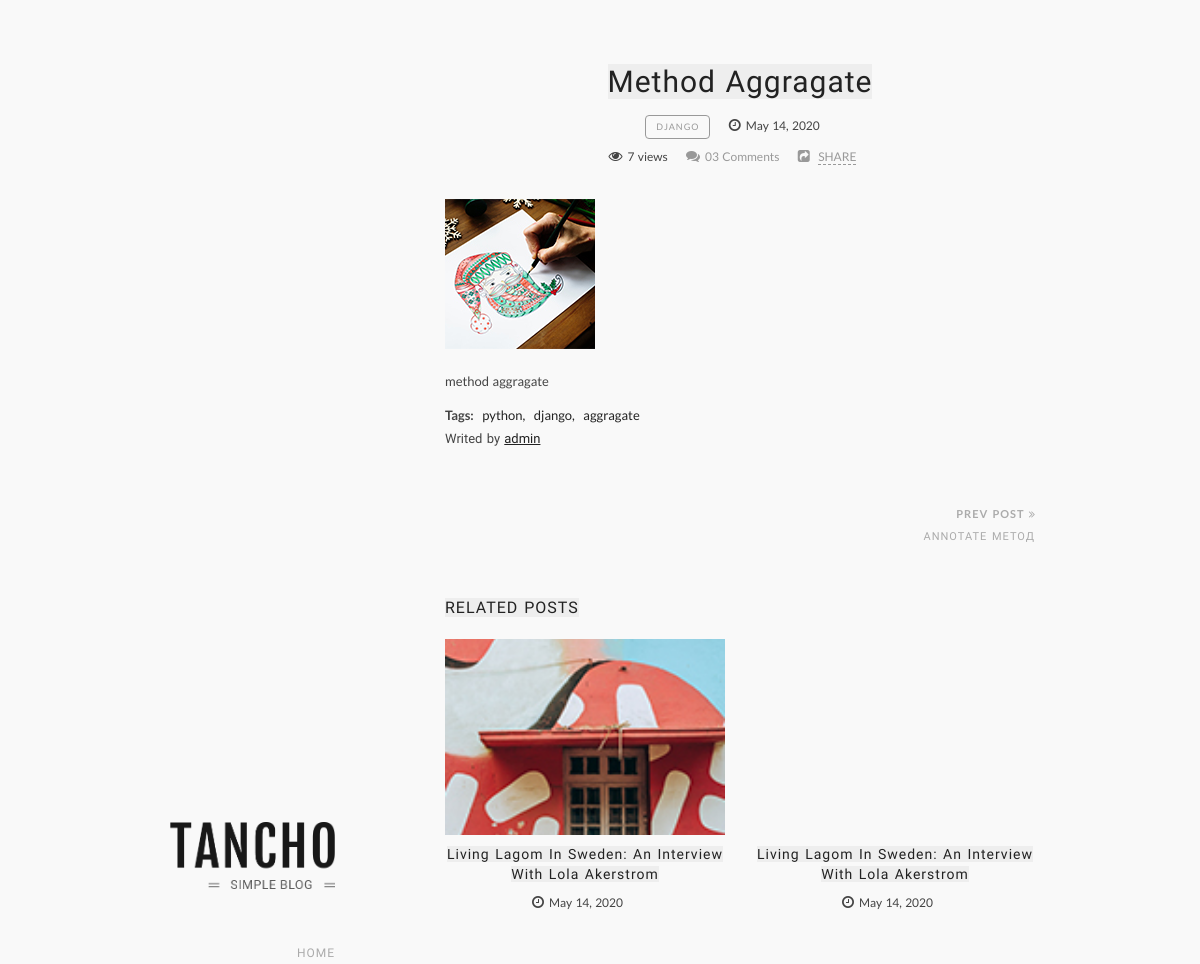
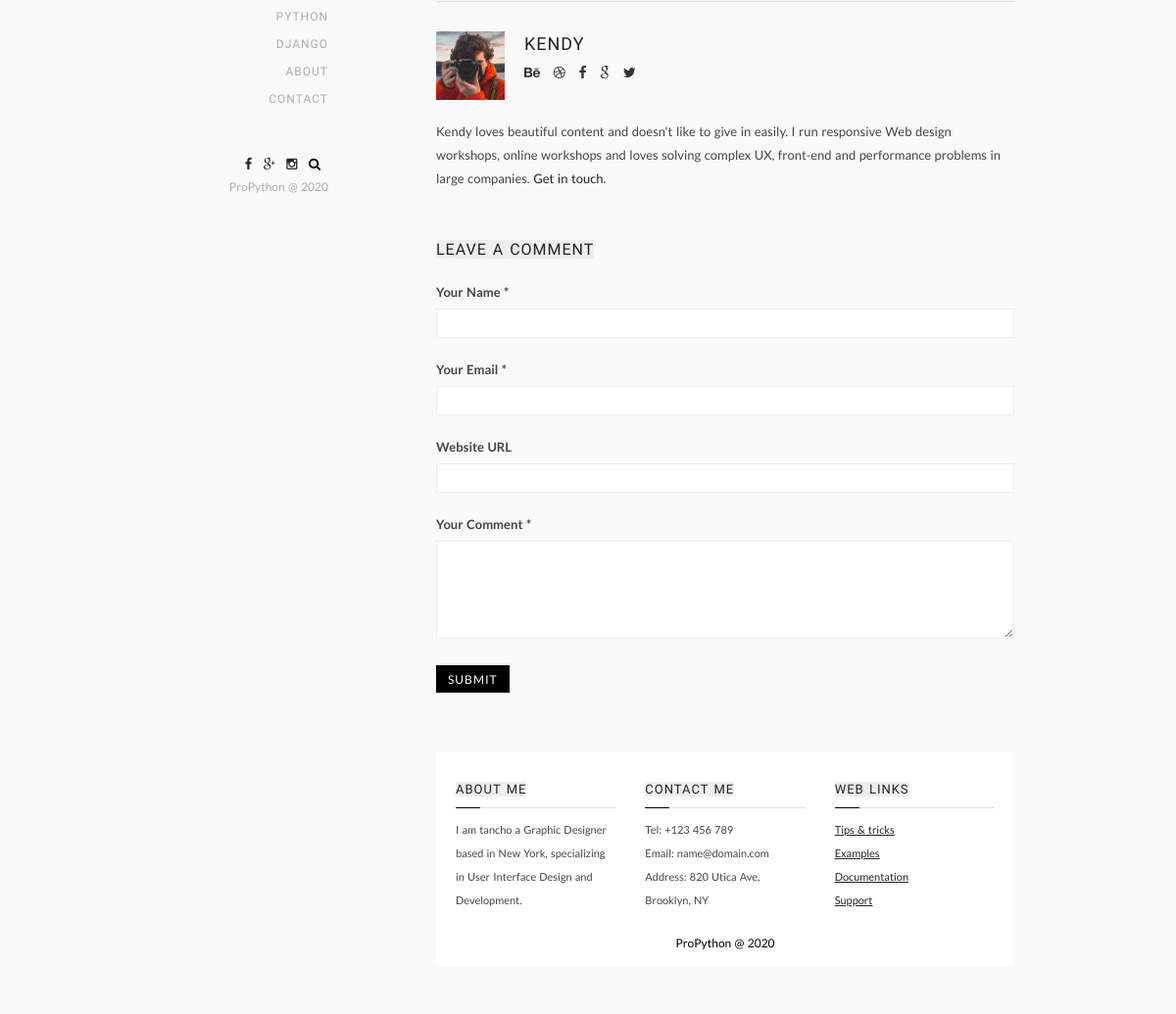
Screenshot of /posts/django/method-aggragate/ with the database file from the repository (2 pictures, top to bottom).
### posts/db/models.py (models this page shows, shortened)
class Post(models.Model):
    title = models.CharField(max_length=255)
    slug = models.SlugField(unique=True)
    author = models.ForeignKey(User, on_delete=models.CASCADE)
    category = models.ForeignKey(Category, on_delete=models.CASCADE)
    image = models.ImageField(default="default.jpg")
    content = models.TextField()
    views = models.IntegerField(default=0)
    updated = models.DateTimeField(auto_now=True)
    created = models.DateTimeField(auto_now_add=True)
    objects = PostManager()
    def get_absolute_url(self):
        return reverse("post-detail", kwargs={"slug": self.slug, "cat_slug": self.category.slug})
    @property
    def previous_post(self):
        previous = self.get_previous_by_created()
        if previous:
            return previous
        return None
    @property
    def next_post(self):
        next_p = self.get_next_by_created()
        if next_p:
            return next_p
        return None
    @property
    def comments(self):
        return self.comment_set.active_comments(post=self)
    @property
    def tags(self):
        return self.tag_set.all()

class Category(models.Model):
    title = models.CharField(max_length=255)
    slug = models.SlugField(unique=True)

### tags/db/models.py (models this page shows, shortened)
class Tag(models.Model):
    title = models.CharField(max_length=50, unique=True)
    slug = models.SlugField(unique=True)
    created = models.DateTimeField(auto_now_add=True)
    posts = models.ManyToManyField(Post)

### posts/views.py (the view, shortened to what this page needs)
# urls.py: path("posts/<str:cat_slug>/<str:slug>/", PostDetailView.as_view(), name="post-detail"),
class PostDetailView(ObjectViewMixin, FormMixin, DetailView):
    model = Post
    template_name = 'posts/post_detail.html'
    form_class = CommentForm
    def get_context_data(self, **kwargs):
        context = super().get_context_data(**kwargs)
        context['related_posts'] = Post.objects.related_posts(post_id=self.object.id, category=self.object.category)
        return context

### comments/forms.py
class CommentForm(forms.ModelForm):
    username = forms.CharField(
        label='Your Name *',
        widget = forms.TextInput(attrs={
        'type': 'text',
        'name': 'username'
        }))
    email = forms.EmailField(
        label='Your Email *',
        widget = forms.TextInput(attrs={
        'type': 'email',
        'name': 'email'
        }))
    site_url = forms.URLField(
        label='Website URL',
        required=False,
        widget = forms.TextInput(attrs={
        'id': 'url',
        'type': 'url',
        'name': 'url'
        }),
    )
    content = forms.CharField(
        label='Your Comment *',
        widget=forms.Textarea(attrs={
            'name': 'comment',
        })
    )
    class Meta:
        model = Comment
        fields = ['username', 'email', 'site_url', 'content',]

### comments/db/managers.py (called while the page is built)
    def active(self):
        return self.filter(is_active=True)

    def active_comments(self, post):
        return self.filter(post=post, is_active=True, parent=None)

    def get_queryset(self, *args, **kwargs):
        return CommentQuerySet(self.model, using=self._db)

    def all(self):
        return self.get_queryset().active()

    def active_comments(self, post):
        return self.get_queryset().active_comments(post)

### posts/db/managers.py (called while the page is built)
    def related_posts(self, post_id, category):
        posts = self.exclude(id=post_id).filter(category=category).order_by('?')
        if posts.count() >= 2:
            return posts[:2]
        return posts

    def get_queryset(self, *args, **kwargs):
        return PostQuerySet(self.model, using=self._db)

    def related_posts(self, post_id, category):
        return self.get_queryset().related_posts(post_id, category)

### posts/mixins.py (called while the page is built)
    def dispatch(self, request, *args, **kwargs):
        try:
            instance = self.get_object()
        except self.model.DoesNotExist:
            instance = None
        if instance is not None:
            views_signal.send(sender=instance.__class__, instance=instance, request=request)
        return super(ObjectViewMixin, self).dispatch(request, *args, **kwargs)

### templates/posts/post_detail.html (shortened to what this page needs)
{% extends 'base.html' %}
{% load static %}
{% block content %}
<div class="posts-inner">
    <article class="post">
        <div class="post-header">
            <h2 class="title"><span>{{ object.title }}</span></h2>
            <div class="post-details">
                <div class="post-cat">
                    <a href="{% url 'category' cat_slug=object.category.slug %}">{{ object.category.title }}</a>
                </div>
                <span class="post-date"><span>{{ object.created|date:'F d, Y' }}</span></span>
                <div class="post-details-child">
                    <span class="post-views">{{ object.views }} views</span>
                    <a href="#comments" class="post-comments">03 Comments</a>
                    <div class="post-share-icon">
                        <span>SHARE</span>
                    </div>
                </div>
            </div>
        </div>
        <div class="post-media">
            <img src="{{ object.image.url }}" alt="{{ object.title }}">
        </div>
        <div class="post-content">
            <div class="the-excerpt">
                <p>{{ object.content }}</p>
            </div>
            {% if object.tags %}
            <div class="post-tags">
                <strong>Tags: </strong>
                <ul>
                    {% for tag in object.tags %}
                        <li><a href="{% url 'tag-posts' tag_slug=tag.slug %}">{{ tag.title }}</a></li>
                    {% endfor %}
                </ul>
            </div>
            {% endif %}
            <div class="post-author">
                Writed by  <a href="#">{{ object.author.username }}</a>
            </div>
        </div>
    </article>
</div>
<div class="pagination-wrap">
    {% if object.previous_post  %}
    <div class="older">
        <a href="{{ object.previous_post.get_absolute_url }}" title="{{ object.previous_post.title }}">Prev Post <i class="fa fa-angle-double-right"></i></a>
        <h2 class="title">
            <a href="{{ object.previous_post.get_absolute_url }}">{{ object.previous_post.title }}</a>
        </h2>
    </div>
    {% endif %}
</div>
{% if related_posts %}
<div id="related-posts">
    <h2 class="title"><span>Related Posts</span></h2>
    <div class="row">
        {% for post in related_posts %}
            <div class="col-sm-6">
                <div class="post">
                    <div class="post-media" style="background-image: url({{ post.image.url }})">
                    </div>
                    <div class="post-entry">
                        <h3 class="title">
                            <a href="{{ object.next_post.get_absolute_url }}">Living Lagom in Sweden: An Interview With Lola Akerstrom</a>
                        </h3>
                        <div class="post-details">
                            <span class="post-date"><span>{{ object.created|date:'F d, Y' }}</span></span>
                        </div>
                    </div>
                </div>
            </div>
        {% endfor %}
    </div>
</div>
{% endif %}
<div class="author-box">
    <div class="header-top clearfix">
        <div class="avatar-author">
            <img src="{% static 'images/avatar.jpg' %}" alt="Avatar">
        </div>
        <div class="author-name">
            <h3 class="title">
                <a href="#">Kendy</a>
            </h3>
            <div class="author-socials">
                <a href="#" class="fa fa-behance" title="Behance"></a>
                <a href="#" class="fa fa-dribbble" title="Dribbble"></a>
                <a href="#" class="fa fa-facebook" title="Facebook"></a>
                <a href="#" class="fa fa-google" title="Google Plus"></a>
                <a href="#" class="fa fa-twitter" title="Twitter"></a>
            </div>
        </div>
    </div>
    <div class="author-description">
        Kendy loves beautiful content and doesn't like to give in easily. I run responsive Web design workshops, online workshops and loves solving complex UX, front-end and performance problems in large companies.
        <a href="#">Get in touch.</a>
    </div>
</div>
<div id="comments">
    <div id="respond" class="comment-respond">
        <h2 class="title"><span>Leave a Comment</span></h2>
        <form action="." method="POST" class="contact">
            {% for field in form %}
                <div class="contact-item">
                    <label>{{ field.label }}</label>
                    {{ field }}
                </div>
            {% endfor %}
            <div class="contact-item form-submit">
                <input name="submit" type="submit" id="submit" class="submit" value="Submit">
            </div>
        </form>
    </div>
</div>
{% endblock content %}

### rows the page displays
Post: title "Method Aggragate", category "DJANGO", created "May 14, 2020", views "7", image (picture), content "method aggragate", author.username "admin", previous_post "ANNOTATE МЕТОД"
Tag: title "python"
Tag: title "django"
Tag: title "aggragate"
Post: image (picture)

### other values shown
{{ field.label }} "Your Name *" "Your Email *" "Website URL" "Your Comment *"
